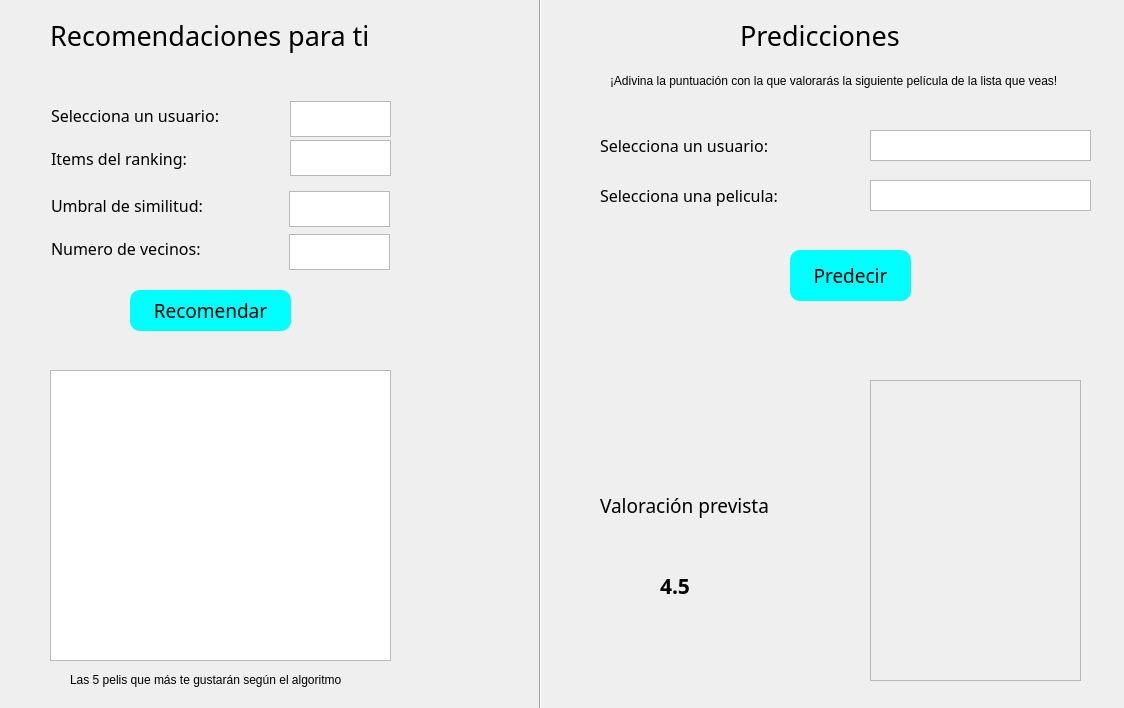
<?xml version="1.0" encoding="UTF-8"?>
<ui version="4.0">
 <class>Recomendador</class>
 <widget class="QMainWindow" name="Recomendador">
  <property name="geometry">
   <rect>
    <x>0</x>
    <y>0</y>
    <width>1124</width>
    <height>708</height>
   </rect>
  </property>
  <property name="windowTitle">
   <string>Recomendador de películas</string>
  </property>
  <widget class="QWidget" name="centralwidget">
   <widget class="QPushButton" name="btnRecomendar">
    <property name="geometry">
     <rect>
      <x>130</x>
      <y>290</y>
      <width>161</width>
      <height>41</height>
     </rect>
    </property>
    <property name="font">
     <font>
      <family>Montserrat</family>
      <pointsize>14</pointsize>
     </font>
    </property>
    <property name="styleSheet">
     <string notr="true">border-radius:10px;
background-color:cyan;
color:black;
border:double;
border-size:2px;</string>
    </property>
    <property name="text">
     <string>Recomendar</string>
    </property>
   </widget>
   <widget class="QPushButton" name="btnPredecir">
    <property name="geometry">
     <rect>
      <x>790</x>
      <y>250</y>
      <width>121</width>
      <height>51</height>
     </rect>
    </property>
    <property name="font">
     <font>
      <family>Montserrat</family>
      <pointsize>14</pointsize>
     </font>
    </property>
    <property name="styleSheet">
     <string notr="true">border-radius:10px;
background-color:cyan;
color:black;
border:double;
border-size:2px;</string>
    </property>
    <property name="text">
     <string>Predecir</string>
    </property>
   </widget>
   <widget class="QLabel" name="Titulo">
    <property name="geometry">
     <rect>
      <x>50</x>
      <y>-10</y>
      <width>451</width>
      <height>91</height>
     </rect>
    </property>
    <property name="font">
     <font>
      <family>Montserrat</family>
      <pointsize>20</pointsize>
      <weight>50</weight>
      <bold>false</bold>
     </font>
    </property>
    <property name="text">
     <string>Recomendaciones para ti</string>
    </property>
   </widget>
   <widget class="QTableView" name="tabla">
    <property name="geometry">
     <rect>
      <x>50</x>
      <y>370</y>
      <width>341</width>
      <height>291</height>
     </rect>
    </property>
    <property name="alternatingRowColors">
     <bool>false</bool>
    </property>
   </widget>
   <widget class="QLabel" name="seleccionaUserPred">
    <property name="geometry">
     <rect>
      <x>600</x>
      <y>120</y>
      <width>291</width>
      <height>51</height>
     </rect>
    </property>
    <property name="font">
     <font>
      <family>Montserrat</family>
      <pointsize>12</pointsize>
      <weight>50</weight>
      <bold>false</bold>
     </font>
    </property>
    <property name="text">
     <string>Selecciona un usuario:</string>
    </property>
   </widget>
   <widget class="QTextEdit" name="userabajo">
    <property name="geometry">
     <rect>
      <x>870</x>
      <y>130</y>
      <width>221</width>
      <height>31</height>
     </rect>
    </property>
   </widget>
   <widget class="QLabel" name="seleccionaPeli">
    <property name="geometry">
     <rect>
      <x>600</x>
      <y>170</y>
      <width>401</width>
      <height>51</height>
     </rect>
    </property>
    <property name="font">
     <font>
      <family>Montserrat</family>
      <pointsize>12</pointsize>
      <weight>50</weight>
      <bold>false</bold>
     </font>
    </property>
    <property name="text">
     <string>Selecciona una pelicula:</string>
    </property>
   </widget>
   <widget class="QTextEdit" name="pelicula">
    <property name="geometry">
     <rect>
      <x>870</x>
      <y>180</y>
      <width>221</width>
      <height>31</height>
     </rect>
    </property>
   </widget>
   <widget class="QLabel" name="prediccion">
    <property name="geometry">
     <rect>
      <x>600</x>
      <y>480</y>
      <width>231</width>
      <height>51</height>
     </rect>
    </property>
    <property name="font">
     <font>
      <family>Montserrat</family>
      <pointsize>14</pointsize>
      <weight>50</weight>
      <bold>false</bold>
     </font>
    </property>
    <property name="text">
     <string>Valoración prevista</string>
    </property>
   </widget>
   <widget class="QLabel" name="prediccionLabel">
    <property name="geometry">
     <rect>
      <x>660</x>
      <y>560</y>
      <width>51</width>
      <height>51</height>
     </rect>
    </property>
    <property name="font">
     <font>
      <family>Montserrat</family>
      <pointsize>16</pointsize>
      <weight>75</weight>
      <bold>true</bold>
     </font>
    </property>
    <property name="text">
     <string>4.5</string>
    </property>
   </widget>
   <widget class="QWidget" name="widget" native="true">
    <property name="geometry">
     <rect>
      <x>50</x>
      <y>100</y>
      <width>351</width>
      <height>81</height>
     </rect>
    </property>
    <widget class="QTextEdit" name="userarriba">
     <property name="geometry">
      <rect>
       <x>240</x>
       <y>1</y>
       <width>101</width>
       <height>36</height>
      </rect>
     </property>
    </widget>
    <widget class="QLabel" name="seleccionaUser">
     <property name="geometry">
      <rect>
       <x>1</x>
       <y>1</y>
       <width>257</width>
       <height>28</height>
      </rect>
     </property>
     <property name="font">
      <font>
       <family>Montserrat</family>
       <pointsize>12</pointsize>
       <weight>50</weight>
       <bold>false</bold>
      </font>
     </property>
     <property name="text">
      <string>Selecciona un usuario:</string>
     </property>
    </widget>
    <widget class="QTextEdit" name="items">
     <property name="geometry">
      <rect>
       <x>240</x>
       <y>40</y>
       <width>101</width>
       <height>36</height>
      </rect>
     </property>
    </widget>
    <widget class="QLabel" name="Items">
     <property name="geometry">
      <rect>
       <x>1</x>
       <y>44</y>
       <width>199</width>
       <height>28</height>
      </rect>
     </property>
     <property name="font">
      <font>
       <family>Montserrat</family>
       <pointsize>12</pointsize>
       <weight>50</weight>
       <bold>false</bold>
      </font>
     </property>
     <property name="text">
      <string>Items del ranking:</string>
     </property>
    </widget>
   </widget>
   <widget class="QWidget" name="widget_2" native="true">
    <property name="geometry">
     <rect>
      <x>50</x>
      <y>190</y>
      <width>351</width>
      <height>81</height>
     </rect>
    </property>
    <widget class="QLabel" name="Umbral">
     <property name="geometry">
      <rect>
       <x>1</x>
       <y>1</y>
       <width>224</width>
       <height>28</height>
      </rect>
     </property>
     <property name="font">
      <font>
       <family>Montserrat</family>
       <pointsize>12</pointsize>
       <weight>50</weight>
       <bold>false</bold>
      </font>
     </property>
     <property name="text">
      <string>Umbral de similitud:</string>
     </property>
    </widget>
    <widget class="QTextEdit" name="umbral">
     <property name="geometry">
      <rect>
       <x>239</x>
       <y>1</y>
       <width>101</width>
       <height>36</height>
      </rect>
     </property>
    </widget>
    <widget class="QLabel" name="numvecinos">
     <property name="geometry">
      <rect>
       <x>1</x>
       <y>44</y>
       <width>231</width>
       <height>28</height>
      </rect>
     </property>
     <property name="font">
      <font>
       <family>Montserrat</family>
       <pointsize>12</pointsize>
       <weight>50</weight>
       <bold>false</bold>
      </font>
     </property>
     <property name="text">
      <string>Numero de vecinos:</string>
     </property>
    </widget>
    <widget class="QTextEdit" name="vecinos">
     <property name="geometry">
      <rect>
       <x>239</x>
       <y>44</y>
       <width>101</width>
       <height>36</height>
      </rect>
     </property>
    </widget>
   </widget>
   <widget class="Line" name="line">
    <property name="geometry">
     <rect>
      <x>530</x>
      <y>-50</y>
      <width>20</width>
      <height>761</height>
     </rect>
    </property>
    <property name="orientation">
     <enum>Qt::Vertical</enum>
    </property>
   </widget>
   <widget class="QLabel" name="label">
    <property name="geometry">
     <rect>
      <x>70</x>
      <y>670</y>
      <width>311</width>
      <height>20</height>
     </rect>
    </property>
    <property name="text">
     <string>Las 5 pelis que más te gustarán según el algoritmo</string>
    </property>
   </widget>
   <widget class="QLabel" name="Titulo_2">
    <property name="geometry">
     <rect>
      <x>740</x>
      <y>-10</y>
      <width>281</width>
      <height>91</height>
     </rect>
    </property>
    <property name="font">
     <font>
      <family>Montserrat</family>
      <pointsize>20</pointsize>
      <weight>50</weight>
      <bold>false</bold>
     </font>
    </property>
    <property name="text">
     <string>Predicciones</string>
    </property>
   </widget>
   <widget class="QLabel" name="label_2">
    <property name="geometry">
     <rect>
      <x>610</x>
      <y>50</y>
      <width>511</width>
      <height>61</height>
     </rect>
    </property>
    <property name="text">
     <string>¡Adivina la puntuación con la que valorarás la siguiente película de la lista que veas!</string>
    </property>
   </widget>
   <widget class="QFrame" name="frame">
    <property name="geometry">
     <rect>
      <x>870</x>
      <y>380</y>
      <width>211</width>
      <height>301</height>
     </rect>
    </property>
    <property name="frameShape">
     <enum>QFrame::StyledPanel</enum>
    </property>
    <property name="frameShadow">
     <enum>QFrame::Raised</enum>
    </property>
   </widget>
   <widget class="QLabel" name="label_3">
    <property name="geometry">
     <rect>
      <x>730</x>
      <y>560</y>
      <width>51</width>
      <height>51</height>
     </rect>
    </property>
    <property name="text">
     <string/>
    </property>
    <property name="pixmap">
     <pixmap>star.png</pixmap>
    </property>
    <property name="scaledContents">
     <bool>true</bool>
    </property>
   </widget>
  </widget>
 </widget>
 <resources/>
 <connections/>
</ui>
